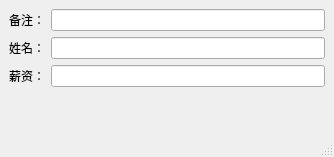
<?xml version="1.0" encoding="UTF-8"?>
<ui version="4.0">
 <class>MainWindow</class>
 <widget class="QMainWindow" name="MainWindow">
  <property name="geometry">
   <rect>
    <x>0</x>
    <y>0</y>
    <width>334</width>
    <height>157</height>
   </rect>
  </property>
  <property name="windowTitle">
   <string>MainWindow</string>
  </property>
  <widget class="QWidget" name="centralwidget">
   <layout class="QVBoxLayout" name="verticalLayout">
    <item>
     <layout class="QFormLayout" name="formLayout">
      <item row="0" column="0">
       <widget class="QLabel" name="label_remark">
        <property name="text">
         <string>备注：</string>
        </property>
       </widget>
      </item>
      <item row="0" column="1">
       <widget class="QLineEdit" name="lineEdit_remark"/>
      </item>
      <item row="1" column="0">
       <widget class="QLabel" name="label_name">
        <property name="text">
         <string>姓名：</string>
        </property>
       </widget>
      </item>
      <item row="1" column="1">
       <widget class="QLineEdit" name="lineEdit_name"/>
      </item>
      <item row="2" column="0">
       <widget class="QLabel" name="label_salaries">
        <property name="text">
         <string>薪资：</string>
        </property>
       </widget>
      </item>
      <item row="2" column="1">
       <widget class="QLineEdit" name="lineEdit_salaries"/>
      </item>
     </layout>
    </item>
   </layout>
  </widget>
  <widget class="QMenuBar" name="menubar">
   <property name="geometry">
    <rect>
     <x>0</x>
     <y>0</y>
     <width>334</width>
     <height>21</height>
    </rect>
   </property>
  </widget>
  <widget class="QStatusBar" name="statusbar"/>
 </widget>
 <resources/>
 <connections/>
</ui>
